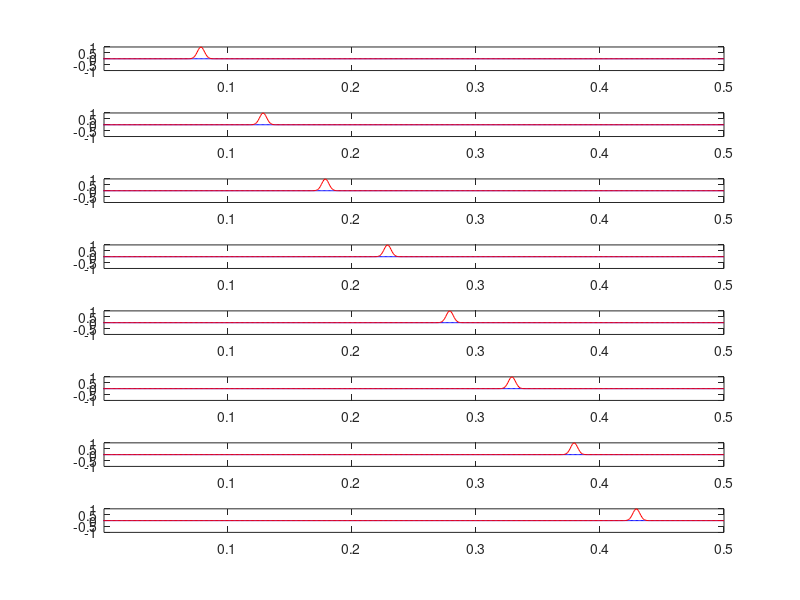

Write the MATLAB code that produced this figure.
close all;
clear all;

ic = 80; 
iw = 4; %for a and c
%iw = 30; %forb
yeta = 377; Cf = 0.5;

L = 0.5; N = 500; 
timestep_number = 700; 
dz = 1e-3; dt = 1.67* 1e-12; 
eps0 = 8.854e-12; mu0 = pi*4e-7; c = 1/(eps0.*mu0).^0.5;
zc = ic*dz; w = iw*dz;
x1 = linspace(0,L,N+1); 
x2 = linspace(0,L,N);

cb_dz = ones(N,1)*dt/(dz*eps0);
db_dz = ones(N+1,1)*dt/(dz*mu0);

Ex = zeros(N+1,1);
Hy = zeros(N,1);
Capture_Ex = zeros(N+1,8);
Exact_Ex = zeros(N+1,8);
rotate = 1;
Pulse = zeros(1,N); 

for k = 1:8
    for i = 1:N+1
        z = i * dz; t = (k-1)*100*dt;
        Exact_Ex(i,k) = exp(-((z - zc - c*t)/w)^2); 
    end
    Exact_Ex(1,k) = 0;
    Exact_Ex(N+1,k) = 0;
end
%initial conditions
for k = 1:N
    Pulse(k) = exp(-((k-ic)/iw)^2);
    %Hy(k) = exp(-((k+1-ic-Cf/2)/iw)^2) ./ yeta; %for a and b
    Hy(k) = 0; %for c
end
Ex(1) = 0; Ex(N+1) = 0; 

for iter=0:timestep_number
    
   for k=2:N    %update E
      Ex(k) = Ex(k)-cb_dz(k)*(Hy(k)-Hy(k-1));
   end
    
   for k=1:N   %update H
      Hy(k) = Hy(k)-db_dz(k)*(Ex(k+1)-Ex(k));
   end
  
  
   
  %%%%%%%%%%%%%%%%to make plot capture%%%%%%%%%%%%%%%%%%%%%% 
   if(rem(iter,100) == 0)
       for k = 1 : N-1
        Capture_Ex(k,rotate) = Ex(k);
       end
      rotate = rotate +1;
   end
   %%%%%%%%%%%%%%%%%%%%%%%%%%%%%%%%%%%%%%%%%%%%%%%%%%%%%%%%%%%%
   
   %%%%%%%%%%%%%%%%%%%%to make the plot move%%%%%%%%%%%%%%%%%%%%%%%%%%%
   %hold off
   %plot(x1,Ex,'b');
   %axis([dz 0.5 -1 1]);
   %grid on;
   %title('Ex');
   %hold on
   %pause(0);
   %iter
   %%%%%%%%%%%%%%%%%%%%%%%%%%%%%%%%%%%%%%%%%%%%%%%%%%%%%%%%%%%%%%%%%%%%%%
end

for i = 1 : 8
    subplot(8,1,i)
    plot(x1,Capture_Ex(:,i),'b');
    hold on;
    plot(x1,Exact_Ex(:,i),'r');
    axis([dz 0.5 -1 1]);
end



